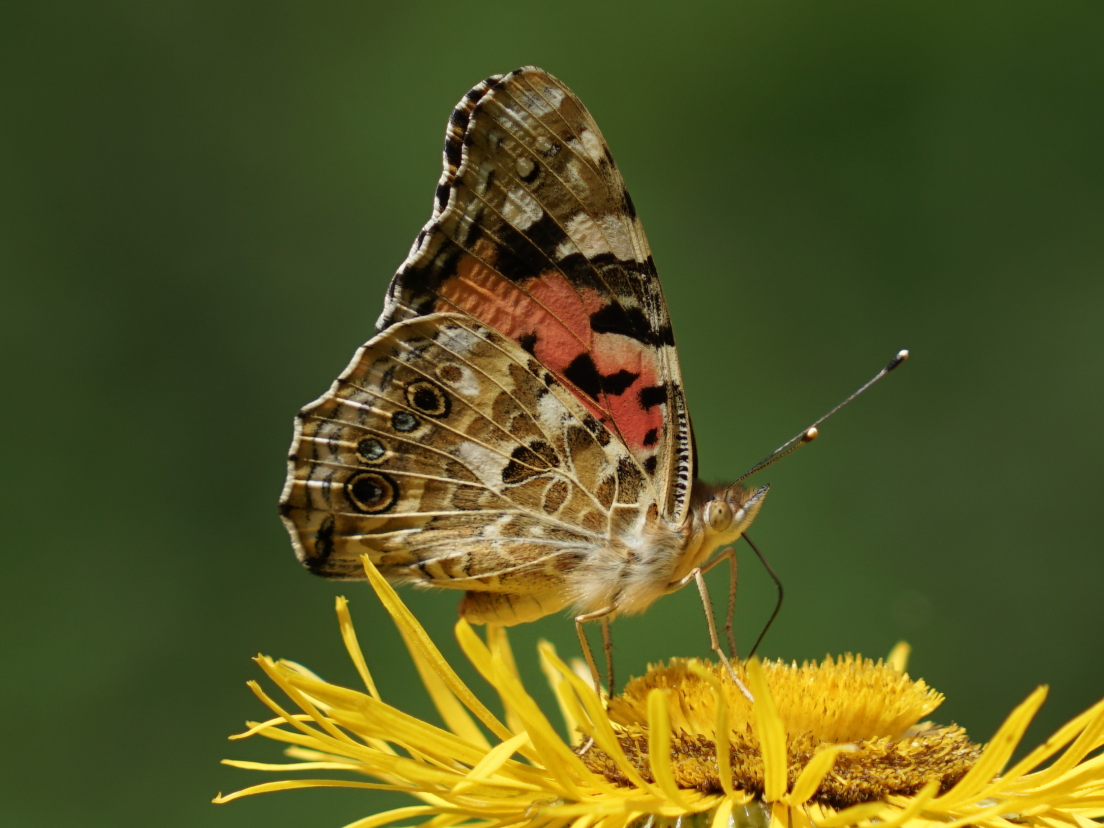
//> input picture dip02/testimage.jpg, 2208 x 1656 px (shown at 1/2 size)
$ ./main dip02/testimage.jpg   (built with g++ and OpenCV 4)
//> lines starting //> are read from the running program, lines starting //| are printed output that depends on the picture; after the words box and inside, x2 and y2 are one past the last pixel; in counts of white or black regions, pixels touching at a corner belong together
### Dip2.cpp
#include "Dip2.h"
#include <opencv2/opencv.hpp>

namespace dip2 {


// [37 lines left out: functions spatialConvolution, averageFilter, not called in this run]


cv::Mat_<float> medianFilter(const cv::Mat_<float>& src, int kSize) {
    // Ensure kSize is odd and greater than 1
    if (kSize % 2 == 0 || kSize < 3) {
        std::cerr << "Kernel size should be odd and greater than 1" << std::endl;
        return src.clone();
    }

    // Create a padded version of the image
    cv::Mat_<float> paddedSrc;
    int padSize = kSize / 2;
    cv::copyMakeBorder(src, paddedSrc, padSize, padSize, padSize, padSize, cv::BORDER_REPLICATE);

    // Create an output image
    cv::Mat_<float> output = src.clone(); // Clone src for output dimensions

    // Apply the median filter
    for (int y = padSize; y < paddedSrc.rows - padSize; y++) {
        for (int x = padSize; x < paddedSrc.cols - padSize; x++) {
            std::vector<float> window;
            for (int ky = -padSize; ky <= padSize; ky++) {
                for (int kx = -padSize; kx <= padSize; kx++) {
                    window.push_back(paddedSrc.at<float>(y + ky, x + kx));
                }
            }
            std::nth_element(window.begin(), window.begin() + window.size() / 2, window.end());
            output.at<float>(y - padSize, x - padSize) = window[window.size() / 2];
        }
    }

    return output;
}


cv::Mat_<float> bilateralFilter(const cv::Mat_<float>& src, int kSize, float sigma_spatial, float sigma_radiometric) {
    // Ensure kernel size is odd
    if (kSize % 2 == 0) kSize++;

    int d = kSize / 2;
    cv::Mat_<float> output(src.size(), CV_32FC1);

    // Iterate through each pixel
    for (int i = d; i < src.rows - d; i++) {
        for (int j = d; j < src.cols - d; j++) {
            float sum = 0.0f;
            float norm = 0.0f;

            // Apply the filter
            for (int k = -d; k <= d; k++) {
                for (int l = -d; l <= d; l++) {
                    float spatial = exp(-(k * k + l * l) / (2 * sigma_spatial * sigma_spatial));
                    float radiometric = exp(-pow(src.at<float>(i + k, j + l) - src.at<float>(i, j), 2) / (2 * sigma_radiometric * sigma_radiometric));
                    float weight = spatial * radiometric;
                    sum += src.at<float>(i + k, j + l) * weight;
                    norm += weight;
                }
            }

            output.at<float>(i, j) = sum / norm;
        }
    }

    return output;
}


/**
 * @brief Non-local means filter
 * @param src Input image
 * @param searchSize Size of search region
 * @param sigma Optional parameter for weighting function
 * @returns Filtered image
 */
// [4 lines left out: function nlmFilter, not called in this run]


dip2::NoiseReductionAlgorithm chooseBestAlgorithm(dip2::NoiseType noiseType) {
    switch (noiseType) {
        case dip2::NOISE_TYPE_1:
            // Use median filter for salt-and-pepper noise
            return dip2::NR_MEDIAN_FILTER;
        case dip2::NOISE_TYPE_2:
            // Use bilateral filter for Gaussian noise
            return dip2::NR_BILATERAL_FILTER;
        default:
            throw std::runtime_error("Unhandled noise type!");
    }
}


cv::Mat_<float> denoiseImage(const cv::Mat_<float> &src, dip2::NoiseType noiseType, dip2::NoiseReductionAlgorithm noiseReductionAlgorithm) {
    switch (noiseReductionAlgorithm) {
        case dip2::NR_MOVING_AVERAGE_FILTER:
            switch (noiseType) {
                case NOISE_TYPE_1:
                    return dip2::averageFilter(src, 3); // Adjusted kernel size
                case NOISE_TYPE_2:
                    return dip2::averageFilter(src, 5); // Adjusted kernel size
                default:
                    throw std::runtime_error("Unhandled noise type!");
            }
        case dip2::NR_MEDIAN_FILTER:
            switch (noiseType) {
                case NOISE_TYPE_1:
                    return dip2::medianFilter(src, 3); // Adjusted kernel size
                case NOISE_TYPE_2:
                    return dip2::medianFilter(src, 5); // Adjusted kernel size
                default:
                    throw std::runtime_error("Unhandled noise type!");
            }
        case dip2::NR_BILATERAL_FILTER:
            switch (noiseType) {
                case NOISE_TYPE_1:
                    // Adjusted kernel size, sigmaSpatial, and sigmaRadiometric
                    return dip2::bilateralFilter(src, 5, 15.0f, 75.0f);
                case NOISE_TYPE_2:
                    // Adjusted kernel size, sigmaSpatial, and sigmaRadiometric
                    return dip2::bilateralFilter(src, 7, 30.0f, 150.0f);
                default:
                    throw std::runtime_error("Unhandled noise type!");
            }
        default:
            throw std::runtime_error("Unhandled filter type!");
    }
}


const char *noiseTypeNames[NUM_NOISE_TYPES] = {
    "NOISE_TYPE_1",
    "NOISE_TYPE_2",
};

const char *noiseReductionAlgorithmNames[NUM_FILTERS] = {
    "NR_MOVING_AVERAGE_FILTER",
    "NR_MEDIAN_FILTER",
    "NR_BILATERAL_FILTER",
};


}

### main.cpp
#include "Dip2.h"
#include <opencv2/opencv.hpp>
#include <stdexcept>
#include <iostream>
#include <string>
#include <sstream>
#include <Windows.h>
#include <fstream>
using namespace std;
using namespace cv;

cv::Mat_<float> tryLoadImage(const std::string &filename)
{
    cv::Mat img = cv::imread(filename, 0);
    if (!img.data){
        cout << "ERROR: file " << filename << " not found" << endl;
        cout << "Press enter to exit"  << endl;
        cin.get();
        exit(-3);
    }

    // convert to floating point precision
    img.convertTo(img, CV_32FC1);
    return cv::Mat_<float>(img);
}

Mat resizeImage(const Mat& img) {
    int screenWidth = GetSystemMetrics(SM_CXSCREEN);
    int screenHeight = GetSystemMetrics(SM_CYSCREEN);
    double screenScale = min((double)screenWidth / img.cols, (double)screenHeight / img.rows);
    double scale = screenScale * 0.5;
    Mat resized;
    resize(img, resized, Size(), scale, scale, INTER_LINEAR);
    return resized;
}

void displayImage(const Mat& img, const string& windowName) {
    namedWindow(windowName, WINDOW_AUTOSIZE);
    imshow(windowName, img);
}

Mat convertToDisplayableImage(const Mat& img) {
    Mat displayable;
    img.convertTo(displayable, CV_8U); // Assuming image is in floating point format
    return resizeImage(displayable);
}

cv::Mat_<float> generateNoisyImage(const cv::Mat_<float> &img, dip2::NoiseType noiseType)
{
    // generate images with different types of noise
    switch (noiseType) {
        case dip2::NOISE_TYPE_1: {
            // some temporary images
            Mat tmp1(img.rows, img.cols, CV_32FC1);
            Mat tmp2(img.rows, img.cols, CV_32FC1);
            // first noise operation
            float noiseLevel = 0.15;
            randu(tmp1, 0, 1);
            threshold(tmp1, tmp2, noiseLevel, 1, THRESH_BINARY);
            multiply(tmp2,img,tmp2);
            threshold(tmp1, tmp1, 1-noiseLevel, 1, THRESH_BINARY);
            tmp1 *= 255;
            tmp1 = tmp2 + tmp1;
            threshold(tmp1, tmp1, 255, 255, THRESH_TRUNC);
            return tmp1;
        } break;
        case dip2::NOISE_TYPE_2: {
            // some temporary images
            Mat tmp1(img.rows, img.cols, CV_32FC1);
            Mat tmp2(img.rows, img.cols, CV_32FC1);
            // second noise operation
            float noiseLevel = 50;
            randn(tmp1, 0, noiseLevel);
            tmp1 = img + tmp1;
            threshold(tmp1,tmp1,255,255,THRESH_TRUNC);
            threshold(tmp1,tmp1,0,0,THRESH_TOZERO);
            return tmp1;
        } break;
        default:
            throw std::runtime_error("Unhandled noise type!");
    }
}

float calculatePSNR(const cv::Mat &original, const cv::Mat &processed) {
    // Ensure the images are of the same size and type
    if (original.size() != processed.size() || original.type() != processed.type()) {
        std::cerr << "Original and processed images must have the same size and type" << std::endl;
        return -1;
    }

    cv::Mat diff;
    cv::absdiff(original, processed, diff); // Absolute difference between images
    diff.convertTo(diff, CV_32F); // Convert to float
    diff = diff.mul(diff); // Squaring each element

    double mse = cv::mean(diff)[0]; // Mean Squared Error
    if (mse == 0) {
        return std::numeric_limits<float>::infinity(); // Avoid division by zero
    }

    double psnr = 10.0 * log10((255 * 255) / mse); // Calculate PSNR
    return static_cast<float>(psnr);
}

int main(int argc, char** argv) {
    if (argc < 2) {
        cout << "C:\\Users\\Juli\\Downloads\\dip02\\testimage.jpg" << endl;
        cout << "Press enter to exit" << endl;
        cin.get();
        return -1;
    }

    // Load original image
    cout << "Loading original image" << endl;
    Mat originalImage = imread(argv[1], IMREAD_COLOR);
//> originalImage is the input picture: 1656 rows x 2208 cols, CV_8UC3; mean B, G, R 33.8, 86.7, 84.6
    if (originalImage.empty()) {
        cerr << "Error: Unable to open test image!" << endl;
        return -1;
    }

    std::ofstream outFile("C:\\Users\\Juli\\Downloads\\dip02\\psnr_results.txt");
    if (!outFile) {
        std::cerr << "Error creating file!" << std::endl;
        return -1;
    }

    // Convert original image to grayscale and resize it
    Mat grayOriginal;
    cvtColor(originalImage, grayOriginal, COLOR_BGR2GRAY);
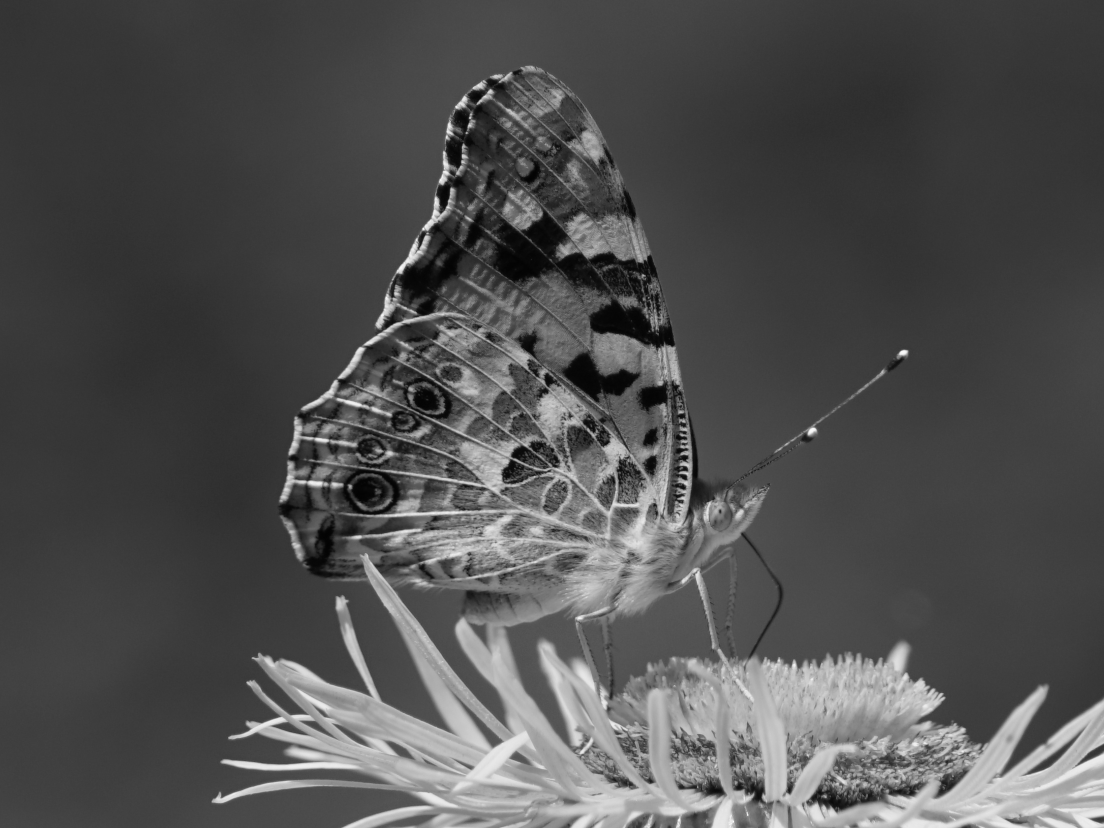
//> grayOriginal: 1656 rows x 2208 cols, CV_8UC1 (shown at 1/2 size); min 1, max 253, mean 80
    Mat resizedGrayOriginal = resizeImage(grayOriginal);
//> in resizeImage, `resize(img, resized, Size(), scale, scale, INTER_LINEAR);`:
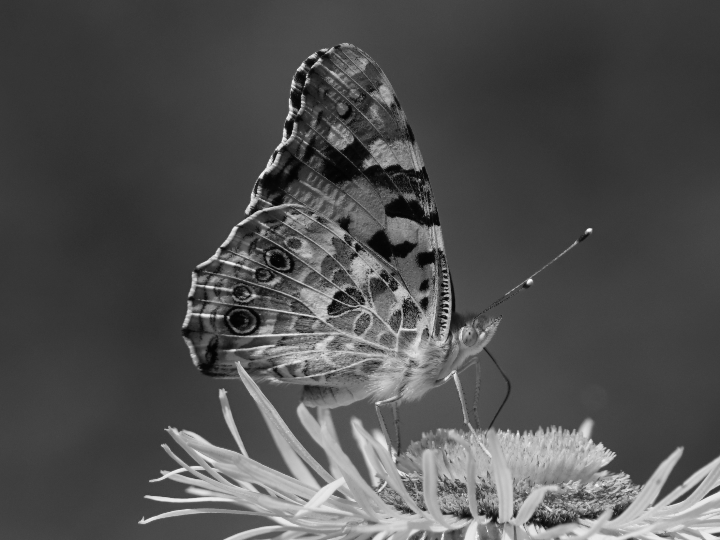
//> resized: 540 rows x 720 cols, CV_8UC1; min 2, max 251, mean 79.9
    displayImage(resizedGrayOriginal, "Original Grayscale Image");

    // Convert the resized grayscale image to float for filtering
    Mat floatGrayOriginal;
    resizedGrayOriginal.convertTo(floatGrayOriginal, CV_32F);

    // Process each noise type
    for (unsigned i = 0; i < dip2::NUM_NOISE_TYPES; i++) {
        cout << "Processing noise type: " << dip2::noiseTypeNames[i] << endl;

        // Generate noisy image
        Mat_<float> noisyImage = generateNoisyImage(floatGrayOriginal, (dip2::NoiseType)i);
        Mat displayNoisy = convertToDisplayableImage(noisyImage);
        displayImage(displayNoisy, string("Noisy Image - ") + dip2::noiseTypeNames[i]);

        // Denoise image
        Mat_<float> denoisedImage = denoiseImage(noisyImage, (dip2::NoiseType)i, chooseBestAlgorithm((dip2::NoiseType)i));
        Mat displayDenoised = convertToDisplayableImage(denoisedImage);
        displayImage(displayDenoised, string("Denoised Image - ") + dip2::noiseTypeNames[i]);

        // Calculate and display PSNR
        float psnrValue = calculatePSNR(floatGrayOriginal, denoisedImage);
        // Write the PSNR value to the file
        outFile << "PSNR value for " << dip2::noiseTypeNames[i] << ": " << psnrValue << " dB" << std::endl;
    }
//> this loop made 2 passes
//> (padSize in medianFilter, mse in calculatePSNR, psnr in calculatePSNR, psnrValue) on pass 1: (1, 313.4, 23.17, 23.17)
//> (d in bilateralFilter, mse in calculatePSNR, psnr in calculatePSNR, psnrValue) on pass 2: (3, 377.1, 22.37, 22.37)
//> pass 1, in generateNoisyImage, `multiply(tmp2,img,tmp2);`:
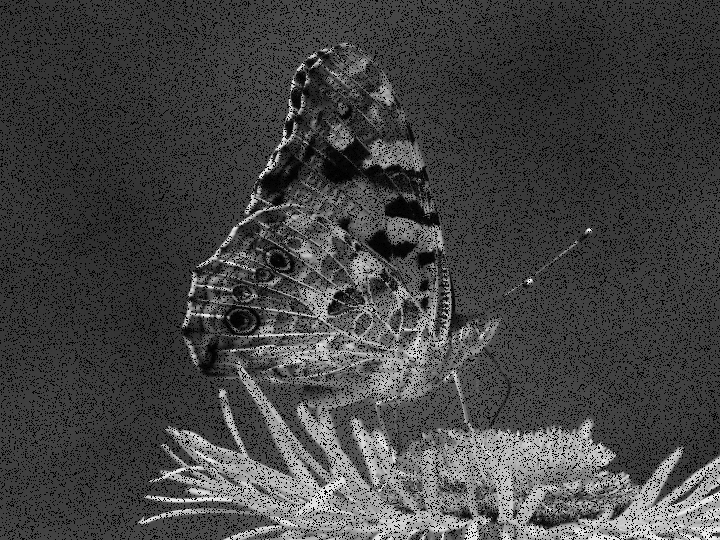
//> tmp2: 540 rows x 720 cols, CV_32FC1; min 0, max 248, mean 68
//> pass 1, in generateNoisyImage, `tmp1 = tmp2 + tmp1;`:
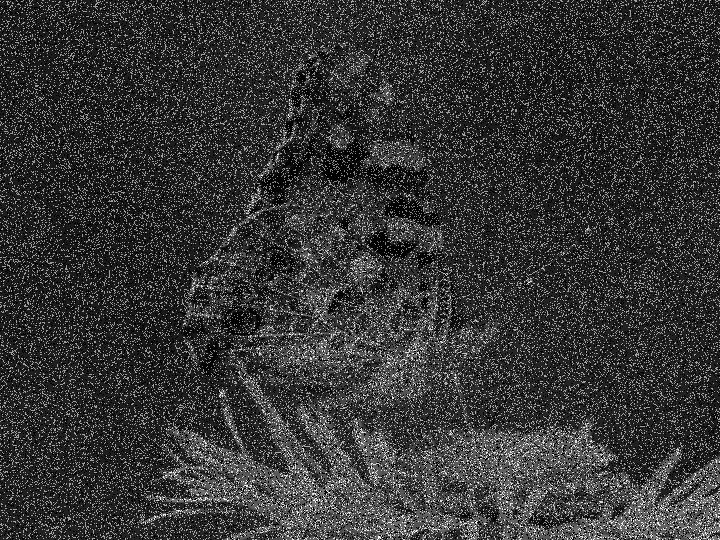
//> tmp1: 540 rows x 720 cols, CV_32FC1; min 0, max 498, mean 106.4; drawn with min black and max white
//> pass 1, in generateNoisyImage, `threshold(tmp1, tmp1, 255, 255, THRESH_TRUNC);`:
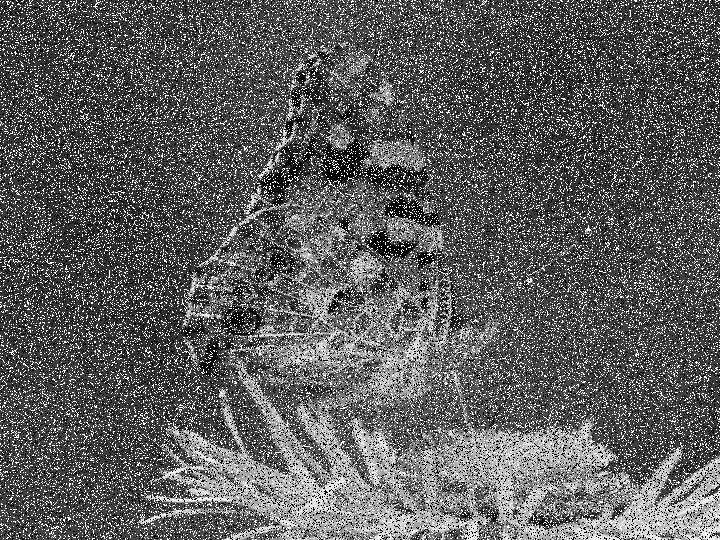
//> tmp1: 540 rows x 720 cols, CV_32FC1; 15.04% of pixels changed, all inside (x1, y1, x2, y2) = (0, 0, 720, 540)
    // Close the file
    outFile.close();
    if (outFile.fail()) {
        std::cerr << "Error: Failed to write to the file." << std::endl;
    } else {
        std::cout << "PSNR values written to C:\\Users\\Juli\\Downloads\\dip02\\psnr_results.txt successfully." << std::endl;
    }

    cout << "Processing completed." << endl;
    waitKey(0);
    return 0;
}
